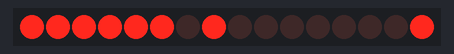
Bench run of a sketch on a simulated Arduino Uno, built with avr-gcc and run on an emulated ATmega328P. On the bench: 16 shift-register outputs drawn as a row of LEDs (first output left, lit = HIGH). Wiring (inferred from the names in the program): 2 × shift register (74HC595): data pin 2; shift clock pin 4; latch pin 3. Wiring (inferred from the signals the program sends): row of LEDs: on Q0, Q1, Q2, Q3, Q4, Q5, Q6, Q7, Q8, Q9, Q10, Q11, Q12, Q13, Q14, Q15.

Above: at 0.15 s.
At 1.68 s:
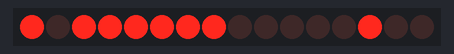
At 3.21 s:
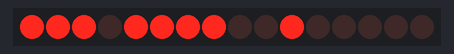
At 6.28 s:
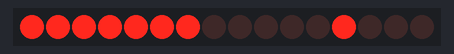
At 9.34 s:
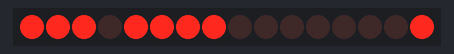
At 12.41 s:
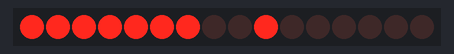
Timing chart, 0 to 12.7 s (numbered marks = the images above):
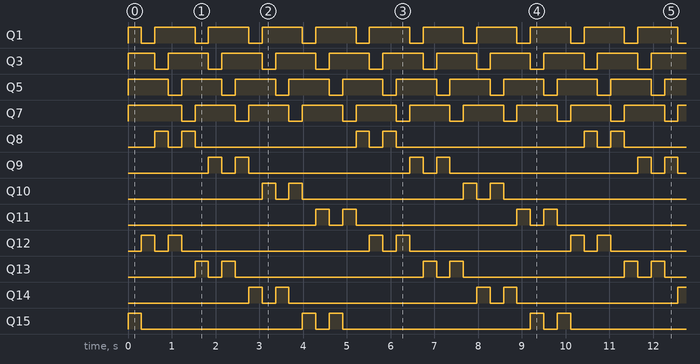

The sketch:

64test.ino
```cpp
#define SERIAL_DELAY 3

#define SERIAL_CLK 4
#define SERIAL_INP 2
#define LATCH_CLK 3

void shift(unsigned char gert, unsigned char gert2) {
	digitalWrite(LATCH_CLK, LOW);
	shiftOut(SERIAL_INP, SERIAL_CLK, LSBFIRST, gert);
	shiftOut(SERIAL_INP, SERIAL_CLK, LSBFIRST, gert2);
	digitalWrite(LATCH_CLK, HIGH);
}

void setup() {
	pinMode(SERIAL_CLK, OUTPUT);
	pinMode(SERIAL_INP, OUTPUT);
	pinMode(LATCH_CLK, OUTPUT);

	shift(0, 0);
}

unsigned int i = 0;

void loop() {
	i = ( i + 1 ) % 64;
	unsigned char sr1 = 0x00 ^ (1 << (i / 8));
	unsigned char sr2 = 0xff ^ (1 << (i % 8));

	shift(sr1, sr2);

	delay(10);
}
```

Measured:
- by itself, Q1, Q3, Q7: repeats every 1.2 s: LOW 0.31 s, HIGH 0.92 s
- by itself, Q5: alternates HIGH for 0.92 s and LOW for 0.31 s
- by itself, Q8–11: repeats every 9.8 s: LOW 0.31 s, HIGH 0.31 s, LOW 3.7 s, HIGH 0.31 s, LOW 0.31 s, HIGH 0.31 s, LOW 4.3 s, HIGH 0.31 s
- by itself, Q12–14: repeats every 9.8 s: LOW 0.31 s, HIGH 0.31 s, LOW 4.3 s, HIGH 0.31 s, LOW 0.31 s, HIGH 0.31 s, LOW 3.7 s, HIGH 0.31 s
- by itself, Q15: repeats every 9.8 s: LOW 3.7 s, HIGH 0.31 s, LOW 0.31 s, HIGH 0.31 s, LOW 4.3 s, HIGH 0.31 s, LOW 0.31 s, HIGH 0.31 s
